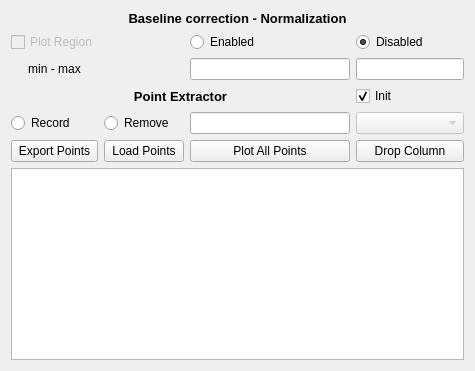
                <widget class="QWidget" name="Tools_Cor">
                 <layout class="QVBoxLayout" name="verticalLayout_8">
                  <item>
                   <layout class="QGridLayout" name="gridLayout_12">
                    <item row="1" column="3">
                     <widget class="QRadioButton" name="radioButton_3">
                      <property name="text">
                       <string>Disabled</string>
                      </property>
                      <property name="checked">
                       <bool>true</bool>
                      </property>
                     </widget>
                    </item>
                    <item row="1" column="2">
                     <widget class="QRadioButton" name="radio_BScor_True">
                      <property name="text">
                       <string>Enabled</string>
                      </property>
                     </widget>
                    </item>
                    <item row="0" column="0" colspan="4">
                     <widget class="QLabel" name="label_30">
                      <property name="font">
                       <font>
                        <pointsize>10</pointsize>
                        <weight>75</weight>
                        <bold>true</bold>
                       </font>
                      </property>
                      <property name="text">
                       <string>Baseline correction - Normalization</string>
                      </property>
                      <property name="alignment">
                       <set>Qt::AlignCenter</set>
                      </property>
                     </widget>
                    </item>
                    <item row="7" column="2">
                     <widget class="QLineEdit" name="lineEdit_ColName"/>
                    </item>
                    <item row="9" column="0">
                     <widget class="QPushButton" name="Button_PointExport">
                      <property name="text">
                       <string>Export Points</string>
                      </property>
                     </widget>
                    </item>
                    <item row="10" column="0" colspan="4">
                     <widget class="QTableView" name="tableWidget_Extractor"/>
                    </item>
                    <item row="9" column="2">
                     <widget class="QPushButton" name="ButtonPlotAllPoints">
                      <property name="text">
                       <string>Plot All Points</string>
                      </property>
                     </widget>
                    </item>
                    <item row="1" column="0">
                     <widget class="QCheckBox" name="checkBox">
                      <property name="enabled">
                       <bool>false</bool>
                      </property>
                      <property name="text">
                       <string>Plot Region</string>
                      </property>
                     </widget>
                    </item>
                    <item row="2" column="0">
                     <widget class="QLabel" name="label_31">
                      <property name="text">
                       <string>min - max</string>
                      </property>
                      <property name="alignment">
                       <set>Qt::AlignCenter</set>
                      </property>
                     </widget>
                    </item>
                    <item row="2" column="2">
                     <widget class="QLineEdit" name="lineEdit_BScorMin">
                      <property name="minimumSize">
                       <size>
                        <width>160</width>
                        <height>0</height>
                       </size>
                      </property>
                     </widget>
                    </item>
                    <item row="2" column="3">
                     <widget class="QLineEdit" name="lineEdit_BScorMax"/>
                    </item>
                    <item row="9" column="1">
                     <widget class="QPushButton" name="ButtonLoadPoints">
                      <property name="text">
                       <string>Load Points</string>
                      </property>
                     </widget>
                    </item>
                    <item row="7" column="1">
                     <widget class="QRadioButton" name="radio_Remove">
                      <property name="text">
                       <string>Remove</string>
                      </property>
                      <attribute name="buttonGroup">
                       <string notr="true">buttonGroup_Record_remove</string>
                      </attribute>
                     </widget>
                    </item>
                    <item row="7" column="0">
                     <widget class="QRadioButton" name="radio_Record">
                      <property name="text">
                       <string>Record</string>
                      </property>
                      <attribute name="buttonGroup">
                       <string notr="true">buttonGroup_Record_remove</string>
                      </attribute>
                     </widget>
                    </item>
                    <item row="7" column="3">
                     <widget class="QComboBox" name="combo_AllCol">
                      <property name="enabled">
                       <bool>false</bool>
                      </property>
                     </widget>
                    </item>
                    <item row="5" column="0" colspan="3">
                     <widget class="QLabel" name="label_38">
                      <property name="font">
                       <font>
                        <pointsize>10</pointsize>
                        <weight>75</weight>
                        <bold>true</bold>
                       </font>
                      </property>
                      <property name="text">
                       <string>Point Extractor</string>
                      </property>
                      <property name="alignment">
                       <set>Qt::AlignCenter</set>
                      </property>
                     </widget>
                    </item>
                    <item row="5" column="3">
                     <widget class="QCheckBox" name="checkBox_InitTable">
                      <property name="text">
                       <string>Init</string>
                      </property>
                      <property name="checked">
                       <bool>true</bool>
                      </property>
                     </widget>
                    </item>
                    <item row="9" column="3">
                     <widget class="QPushButton" name="ButtonDropCol">
                      <property name="enabled">
                       <bool>true</bool>
                      </property>
                      <property name="text">
                       <string>Drop Column</string>
                      </property>
                     </widget>
                    </item>
                   </layout>
                  </item>
                 </layout>
                </widget>
